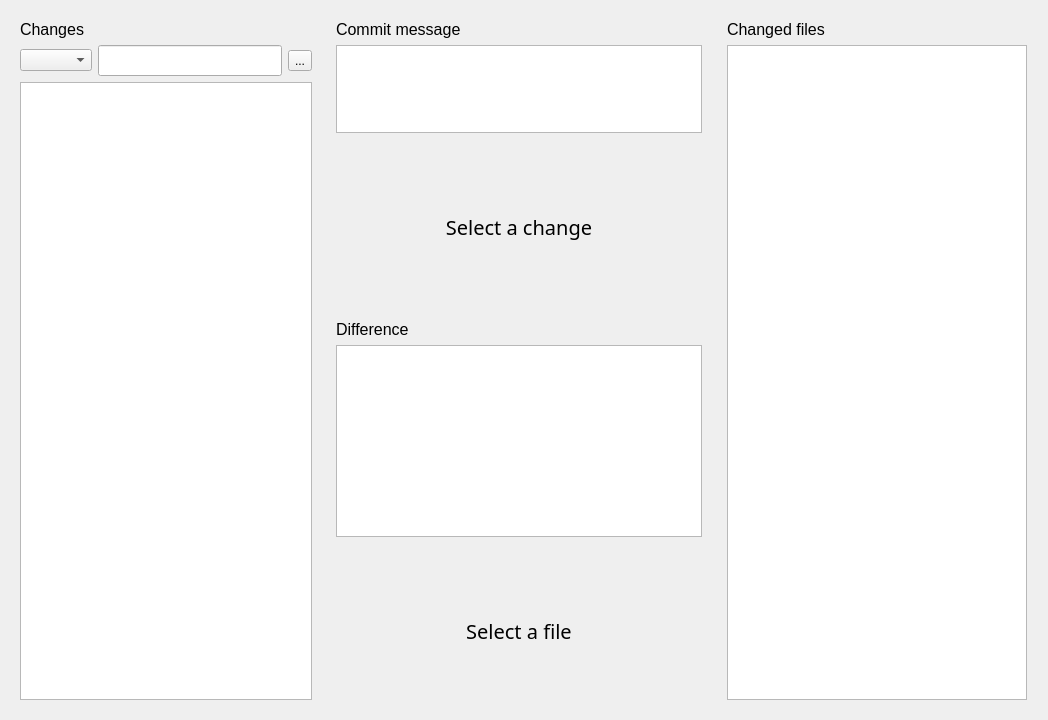
<?xml version="1.0" encoding="UTF-8"?>
<ui version="4.0">
 <class>RepoPage</class>
 <widget class="QWidget" name="RepoPage">
  <property name="geometry">
   <rect>
    <x>0</x>
    <y>0</y>
    <width>1048</width>
    <height>720</height>
   </rect>
  </property>
  <property name="windowTitle">
   <string>Repository</string>
  </property>
  <layout class="QGridLayout" name="gridLayout_5">
   <item row="2" column="1">
    <widget class="QWidget" name="diff_widget" native="true">
     <property name="sizePolicy">
      <sizepolicy hsizetype="Expanding" vsizetype="Preferred">
       <horstretch>0</horstretch>
       <verstretch>0</verstretch>
      </sizepolicy>
     </property>
     <layout class="QVBoxLayout" name="diff_layout">
      <item>
       <widget class="QLabel" name="diff_label">
        <property name="font">
         <font>
          <pointsize>12</pointsize>
         </font>
        </property>
        <property name="text">
         <string>Difference</string>
        </property>
       </widget>
      </item>
      <item>
       <widget class="QTextEdit" name="diff">
        <property name="font">
         <font>
          <family>Noto Sans</family>
          <pointsize>10</pointsize>
         </font>
        </property>
       </widget>
      </item>
     </layout>
    </widget>
   </item>
   <item row="1" column="1">
    <widget class="QLabel" name="no_commit">
     <property name="sizePolicy">
      <sizepolicy hsizetype="Preferred" vsizetype="Expanding">
       <horstretch>0</horstretch>
       <verstretch>0</verstretch>
      </sizepolicy>
     </property>
     <property name="font">
      <font>
       <family>Noto Sans</family>
       <pointsize>15</pointsize>
      </font>
     </property>
     <property name="text">
      <string>Select a change</string>
     </property>
     <property name="alignment">
      <set>Qt::AlignCenter</set>
     </property>
    </widget>
   </item>
   <item row="3" column="1">
    <widget class="QLabel" name="no_file">
     <property name="sizePolicy">
      <sizepolicy hsizetype="Preferred" vsizetype="Expanding">
       <horstretch>0</horstretch>
       <verstretch>0</verstretch>
      </sizepolicy>
     </property>
     <property name="font">
      <font>
       <family>Noto Sans</family>
       <pointsize>15</pointsize>
      </font>
     </property>
     <property name="text">
      <string>Select a file</string>
     </property>
     <property name="alignment">
      <set>Qt::AlignCenter</set>
     </property>
    </widget>
   </item>
   <item row="0" column="1">
    <widget class="QWidget" name="commit_msg_widget" native="true">
     <property name="sizePolicy">
      <sizepolicy hsizetype="Expanding" vsizetype="Preferred">
       <horstretch>0</horstretch>
       <verstretch>0</verstretch>
      </sizepolicy>
     </property>
     <layout class="QVBoxLayout" name="commit_msg_layout">
      <item>
       <widget class="QLabel" name="commit_msg_label">
        <property name="sizePolicy">
         <sizepolicy hsizetype="Preferred" vsizetype="Preferred">
          <horstretch>0</horstretch>
          <verstretch>0</verstretch>
         </sizepolicy>
        </property>
        <property name="font">
         <font>
          <pointsize>12</pointsize>
         </font>
        </property>
        <property name="text">
         <string>Commit message</string>
        </property>
       </widget>
      </item>
      <item>
       <widget class="QPlainTextEdit" name="commit_msg">
        <property name="sizePolicy">
         <sizepolicy hsizetype="Expanding" vsizetype="Preferred">
          <horstretch>0</horstretch>
          <verstretch>0</verstretch>
         </sizepolicy>
        </property>
        <property name="font">
         <font>
          <family>Noto Sans</family>
          <pointsize>10</pointsize>
         </font>
        </property>
        <property name="sizeAdjustPolicy">
         <enum>QAbstractScrollArea::AdjustToContents</enum>
        </property>
       </widget>
      </item>
     </layout>
    </widget>
   </item>
   <item row="0" column="0" rowspan="4">
    <widget class="QWidget" name="changes_widget" native="true">
     <property name="minimumSize">
      <size>
       <width>310</width>
       <height>0</height>
      </size>
     </property>
     <property name="maximumSize">
      <size>
       <width>310</width>
       <height>16777215</height>
      </size>
     </property>
     <layout class="QGridLayout" name="gridLayout">
      <item row="3" column="0" colspan="3">
       <widget class="QTableWidget" name="changes">
        <property name="sizePolicy">
         <sizepolicy hsizetype="Expanding" vsizetype="Expanding">
          <horstretch>0</horstretch>
          <verstretch>0</verstretch>
         </sizepolicy>
        </property>
        <property name="minimumSize">
         <size>
          <width>0</width>
          <height>0</height>
         </size>
        </property>
        <property name="maximumSize">
         <size>
          <width>16777215</width>
          <height>16777215</height>
         </size>
        </property>
        <property name="font">
         <font>
          <family>Noto Sans</family>
          <pointsize>10</pointsize>
         </font>
        </property>
        <property name="contextMenuPolicy">
         <enum>Qt::CustomContextMenu</enum>
        </property>
        <property name="editTriggers">
         <set>QAbstractItemView::NoEditTriggers</set>
        </property>
        <property name="selectionMode">
         <enum>QAbstractItemView::SingleSelection</enum>
        </property>
        <property name="selectionBehavior">
         <enum>QAbstractItemView::SelectRows</enum>
        </property>
        <attribute name="horizontalHeaderVisible">
         <bool>false</bool>
        </attribute>
        <attribute name="horizontalHeaderMinimumSectionSize">
         <number>0</number>
        </attribute>
        <attribute name="horizontalHeaderStretchLastSection">
         <bool>true</bool>
        </attribute>
        <attribute name="verticalHeaderMinimumSectionSize">
         <number>30</number>
        </attribute>
        <attribute name="verticalHeaderStretchLastSection">
         <bool>false</bool>
        </attribute>
        <column>
         <property name="text">
          <string/>
         </property>
        </column>
        <column>
         <property name="text">
          <string>Changes</string>
         </property>
        </column>
       </widget>
      </item>
      <item row="0" column="0" colspan="3">
       <widget class="QLabel" name="changes_label">
        <property name="font">
         <font>
          <pointsize>12</pointsize>
         </font>
        </property>
        <property name="text">
         <string>Changes</string>
        </property>
       </widget>
      </item>
      <item row="1" column="1">
       <widget class="QLineEdit" name="changes_search_box">
        <property name="sizePolicy">
         <sizepolicy hsizetype="MinimumExpanding" vsizetype="Fixed">
          <horstretch>0</horstretch>
          <verstretch>0</verstretch>
         </sizepolicy>
        </property>
        <property name="font">
         <font>
          <family>Noto Sans</family>
          <pointsize>12</pointsize>
         </font>
        </property>
       </widget>
      </item>
      <item row="1" column="2">
       <widget class="QToolButton" name="changes_search_btn">
        <property name="text">
         <string>...</string>
        </property>
       </widget>
      </item>
      <item row="1" column="0">
       <widget class="QComboBox" name="head_select">
        <property name="sizePolicy">
         <sizepolicy hsizetype="Fixed" vsizetype="Fixed">
          <horstretch>0</horstretch>
          <verstretch>0</verstretch>
         </sizepolicy>
        </property>
       </widget>
      </item>
     </layout>
    </widget>
   </item>
   <item row="0" column="2" rowspan="4">
    <widget class="QWidget" name="files_widget" native="true">
     <property name="sizePolicy">
      <sizepolicy hsizetype="Fixed" vsizetype="Preferred">
       <horstretch>0</horstretch>
       <verstretch>0</verstretch>
      </sizepolicy>
     </property>
     <property name="minimumSize">
      <size>
       <width>320</width>
       <height>0</height>
      </size>
     </property>
     <property name="maximumSize">
      <size>
       <width>320</width>
       <height>16777215</height>
      </size>
     </property>
     <layout class="QGridLayout" name="files_layout">
      <item row="0" column="0">
       <widget class="QLabel" name="files_label">
        <property name="font">
         <font>
          <pointsize>12</pointsize>
         </font>
        </property>
        <property name="text">
         <string>Changed files</string>
        </property>
       </widget>
      </item>
      <item row="1" column="0">
       <widget class="QTreeWidget" name="files">
        <property name="sizePolicy">
         <sizepolicy hsizetype="Fixed" vsizetype="Expanding">
          <horstretch>0</horstretch>
          <verstretch>0</verstretch>
         </sizepolicy>
        </property>
        <property name="minimumSize">
         <size>
          <width>300</width>
          <height>0</height>
         </size>
        </property>
        <property name="maximumSize">
         <size>
          <width>300</width>
          <height>16777215</height>
         </size>
        </property>
        <property name="font">
         <font>
          <family>Noto Sans</family>
          <pointsize>10</pointsize>
         </font>
        </property>
        <attribute name="headerVisible">
         <bool>false</bool>
        </attribute>
        <column>
         <property name="text">
          <string>Files</string>
         </property>
        </column>
       </widget>
      </item>
     </layout>
    </widget>
   </item>
  </layout>
  <action name="actioncheckout">
   <property name="text">
    <string>checkout</string>
   </property>
  </action>
 </widget>
 <tabstops>
  <tabstop>head_select</tabstop>
  <tabstop>changes_search_box</tabstop>
  <tabstop>changes_search_btn</tabstop>
  <tabstop>changes</tabstop>
  <tabstop>commit_msg</tabstop>
  <tabstop>diff</tabstop>
  <tabstop>files</tabstop>
 </tabstops>
 <resources/>
 <connections/>
</ui>
